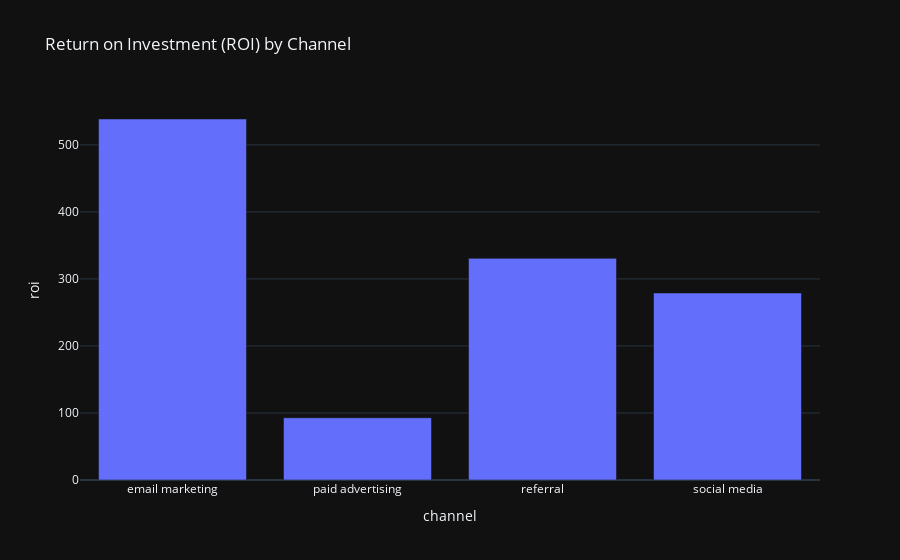

Here is the notebook cell this chart was saved with:
### Code cell
data['roi'] = data['revenue']/data['cost']
roi_by_channel = data.groupby('channel')['roi'].mean().reset_index()

fig= px.bar(roi_by_channel,
            x="channel",
            y="roi",
            title="Return on Investment (ROI) by Channel")
fig.show()

### Figure 1 — Plotly figure (JSON) as saved in the notebook; plotly's stock layout.template omitted (floating-point values rounded to 4 significant figures)
{"data": [{"alignmentgroup": "True", "hovertemplate": "channel=%{x}<br>roi=%{y}<extra></extra>", "legendgroup": "", "marker": {"color": "#636efa", "pattern": {"shape": ""}}, "name": "", "offsetgroup": "", "orientation": "v", "showlegend": false, "textposition": "auto", "type": "bar", "x": ["email marketing", "paid advertising", "referral", "social media"], "xaxis": "x", "y": [538.6, 92.83, 330.7, 279.0], "yaxis": "y"}], "layout": {"autosize": true, "barmode": "relative", "legend": {"tracegroupgap": 0}, "title": {"text": "Return on Investment (ROI) by Channel"}, "xaxis": {"anchor": "y", "autorange": true, "domain": [0, 1], "range": [-0.5, 3.5], "title": {"text": "channel"}, "type": "category"}, "yaxis": {"anchor": "x", "autorange": true, "domain": [0, 1], "range": [0, 567.0], "title": {"text": "roi"}, "type": "linear"}}}
